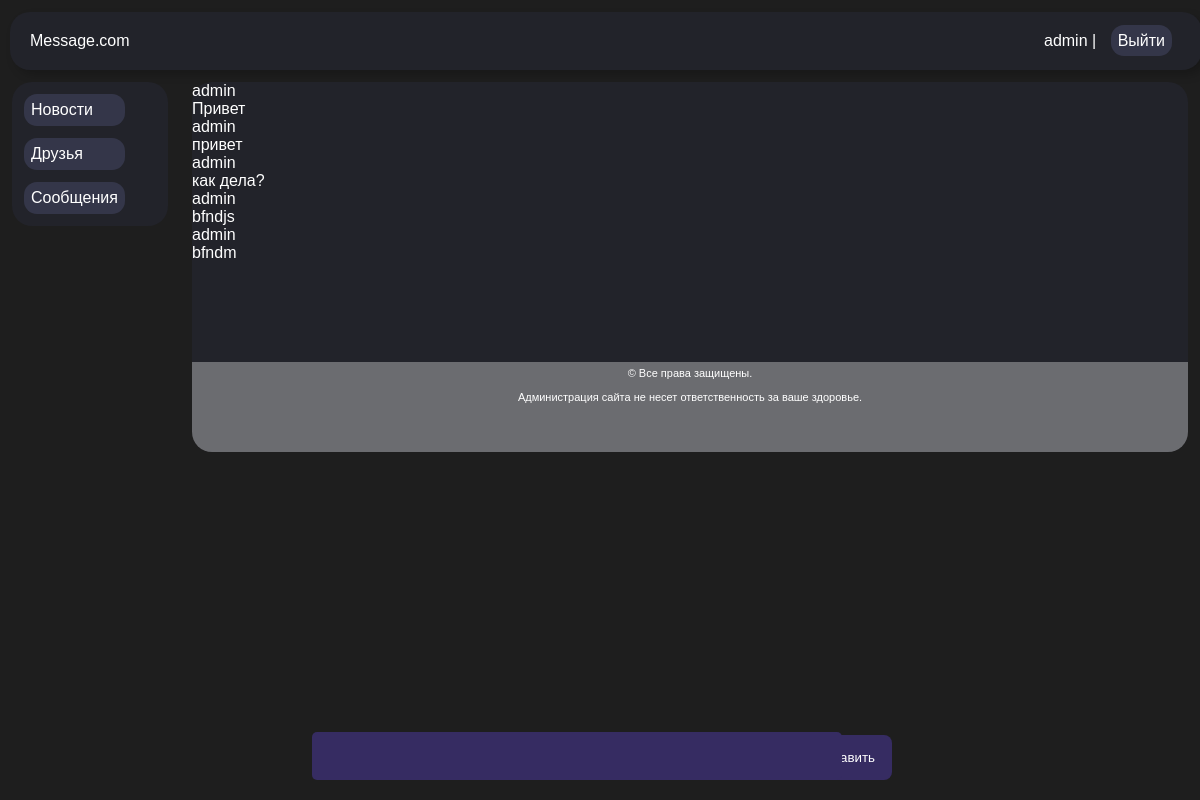
/dialogs/1/ (signed in), run on the app's committed database.
### ProfileApp/models.py (models this page shows, shortened)
class ProfileUser(AbstractUser):
    photo = models.ImageField(upload_to='photo_user/%Y/%m/%d/', blank=True, null=True, verbose_name='Фото пользователя')
    slug = AutoSlugField(max_length=100, unique=True, populate_from=('username',), verbose_name="URL")
    status = models.BooleanField(default=True, verbose_name='Статус') # Online/Ofline
    birthday = models.DateTimeField(blank=True, null=True, verbose_name='День рождения')
    friends = models.ManyToManyField('ProfileUser', blank=True, related_name='friends+', verbose_name='Друзья')
    groups = models.ManyToManyField(
        'auth.Group',
        related_name='%(app_label)s_%(class)s_groups+',
        blank=True,
        verbose_name='Группы',
        help_text='Группы, к которым принадлежит этот пользователь.',
    )
    user_permissions = models.ManyToManyField(
        'auth.Permission',
        related_name='%(app_label)s_%(class)s_user_permissions+',
        blank=True,
        verbose_name='Права',
        help_text='Специальные права для данного пользователя.',
    )
    def __str__(self):
        return self.username
    class Meta:
        verbose_name = 'Профиль'
        verbose_name_plural = 'Профиль'
        ordering = ['id',]

### ChatApp/models.py (models this page shows)
class Message(models.Model):
    chat = models.ForeignKey(Chat, on_delete=models.PROTECT, verbose_name=_("Чат"))
    author = models.ForeignKey(get_user_model(), on_delete=models.PROTECT, verbose_name=_("Пользователь"))
    message = models.TextField(_("Сообщение"))
    pub_date = models.DateTimeField(_('Дата сообщения'), default=timezone.now)
    is_readed = models.BooleanField(_('Прочитано'), default=False)
    class Meta:
        ordering=['pub_date']
    def __str__(self):
        return self.message

### ChatApp/views.py (the view, shortened to what this page needs)
# urls.py: path('dialogs/<int:chat_id>/', MessagesView.as_view(), name='messages'),
class MessagesView(DataMixin, View):
    template_name = 'ChatApp/messages.html'
    def get(self, request, chat_id):
        try:
            chat = Chat.objects.get(id=chat_id)
            if request.user in chat.members.all():
                chat.message_set.filter(is_readed=False).exclude(author=request.user).update(is_readed=True)
            else:
                chat = None
        except Chat.DoesNotExist:
            chat = None
        context = self.get_user_context(title=request.user)
        context['chat'] = chat
        context['form'] = MessageForm()
        return render(request, self.template_name, context)

### ChatApp/forms.py
class MessageForm(forms.ModelForm):
    message = forms.CharField(label='Введите текст', widget=forms.TextInput(attrs={'class': 'message-input'}))
    class Meta:
        model = Message
        fields = ['message']

### ProfileApp/utils.py (called while the page is built)
    def get_user_context(self, **kwargs):
        context = kwargs
        context['menu'] = menu
        if 'cat_selected' not in context:
            context['cat_selected'] = 0
        return context

### ChatApp/templates/ChatApp/messages.html (shortened to what this page needs)
{% extends 'base.html' %}
{% block content %}
{% if not chat %}
    <div class="panel panel-body">
        Невозможно начать беседу. Не найден пользователь или вы не имеете доступа к данной беседе.
    </div>
{% else %}
    {% load tz %}
    {% if chat %}
        <div id="messages" class="panel">
            <div id="innerMessages">
                {% for message in chat.message_set.all %}
                    <p>{{ message.author }}</p>
                    <p>{{ message }}</p>
                {% endfor %}
            </div>
        </div>
    {% endif %}
    <div id="message_form">
        <form id="message-form" class="panel panel-body" method="post" >
            {% for f in form %}
            {{ f }}
            {% endfor %}
            <button type="submit" class="to_send_bt">Отправить</button>
        </form>
    </div>
{% endif %}
{% endblock %}

### AppStatic/templates/base.html (shortened to what this page needs)
{% load static %}
<!DOCTYPE html>
<html lang="en">
<head>
    <link type="text/css" href="{% static 'styles.css' %}" rel="stylesheet">
</head>
<body>
<header>
  <ul>
    <li>Message.com</li>
  </ul>
  <span class="head_right">
    {% if request.user.is_authenticated %}
      <p><a href="{% url 'profile_user:profile' prof_slug=user.slug %}">{{ user.username }}</a> | <a href="{% url 'logout' %}" id="header" class="little_button">Выйти</a></p>
    {% else %}
      <p><a href="{% url 'register' %}" class="little_button">Зарегистророваться</a><a href="{% url 'login' %}" class="little_button">Войти</a></p>
    {% endif %}
  </span>
</header>
<div class="sidebar">
  <span>
    {% for m in menu %}
      <a href="{% url m.url_name %}" id="header" class="sidebar_button">{{m.title}}</a>
    {% endfor %}
    </span>
</div>
<div class="container">
{% block content %}
{% endblock content %}
  <div class="footer" id="footer">
    <p>&copy; Все права защищены.</p>
    <p>&nbsp;</p>
    <p>Администрация сайта не несет ответственность за ваше здоровье.</p>
  </div>
</div>
</body>
</html>

### AppStatic/static/styles.css (style rules this page uses)
* { margin: 0; padding: 0; }
body { font-family: 'Arial Narrow', Arial, sans-serif; background-color: rgba(30, 30, 30, 1); color: #fff; }
header { width: 96%; margin: 1vw 10px; padding: 20px; border-radius: 20px; background-color: rgba(34, 35, 42, 1); box-shadow: 5px 5px 10px rgba(0, 0, 0, 0.2); display: flex; justify-content: space-between; align-items: center; }
.head_right { float: right; }
.sidebar { width: 13%; margin-left: 1vw; display: flex; background-color: rgba(34, 35, 42, 1); border-radius: 20px; justify-content: space-between; align-items: center; float: left; }
.container { width: 83%; margin-right: 1vw; border-radius: 20px; background-color: rgba(34, 35, 42, 1); float: right; }
.footer { height: 90px; width: 100%; margin-top: 10%; box-sizing: border-box; background: rgb(204, 204, 204, 0.43); border-radius: 0 0 20px 20px; padding: 5px; color: #ffffff; font-size: 11px; font-family: Vergdana, Geneva, Arial, Helvetica, sans-serif; text-align: center; }
.sidebar_button { border-radius: 13px; padding: 7px; margin: 1vw; display: block; font-size: 16px; background-color: rgba(52, 54, 73, 1); color: #fff; }
.little_button { border-radius: 13px; padding: 7px; margin: 0 10px 0 10px; font-size: 16px; justify-content: center; background-color: rgba(52, 54, 73, 1); color: #fff; }
li { list-style-type: none; }
a { text-decoration: none; color: #fff; }
.message-input { width: 500px; margin: 10px 10px 20px 10%; position: fixed; z-index: 100; bottom: 0; padding: 15px; font-size: 16px; border: none; border-radius: 5px; background-color: rgb(54, 44, 98); color: #fff; }
.to_send_bt { margin: 0 0 20px 50%; width: 100px; padding: 15px; position: fixed; bottom: 0; background-color: rgb(54, 44, 98); border-radius: 8px; color: #fff; border: 0; }

### data on the page
ProfileUser: username "admin"
Message: author "admin", message "Привет"
Message: author "admin", message "привет"
Message: author "admin", message "как дела?"
Message: author "admin", message "bfndjs"
Message: author "admin", message "bfndm"

### other printed values
{{ m.title }} "Новости" "Друзья" "Сообщения"
